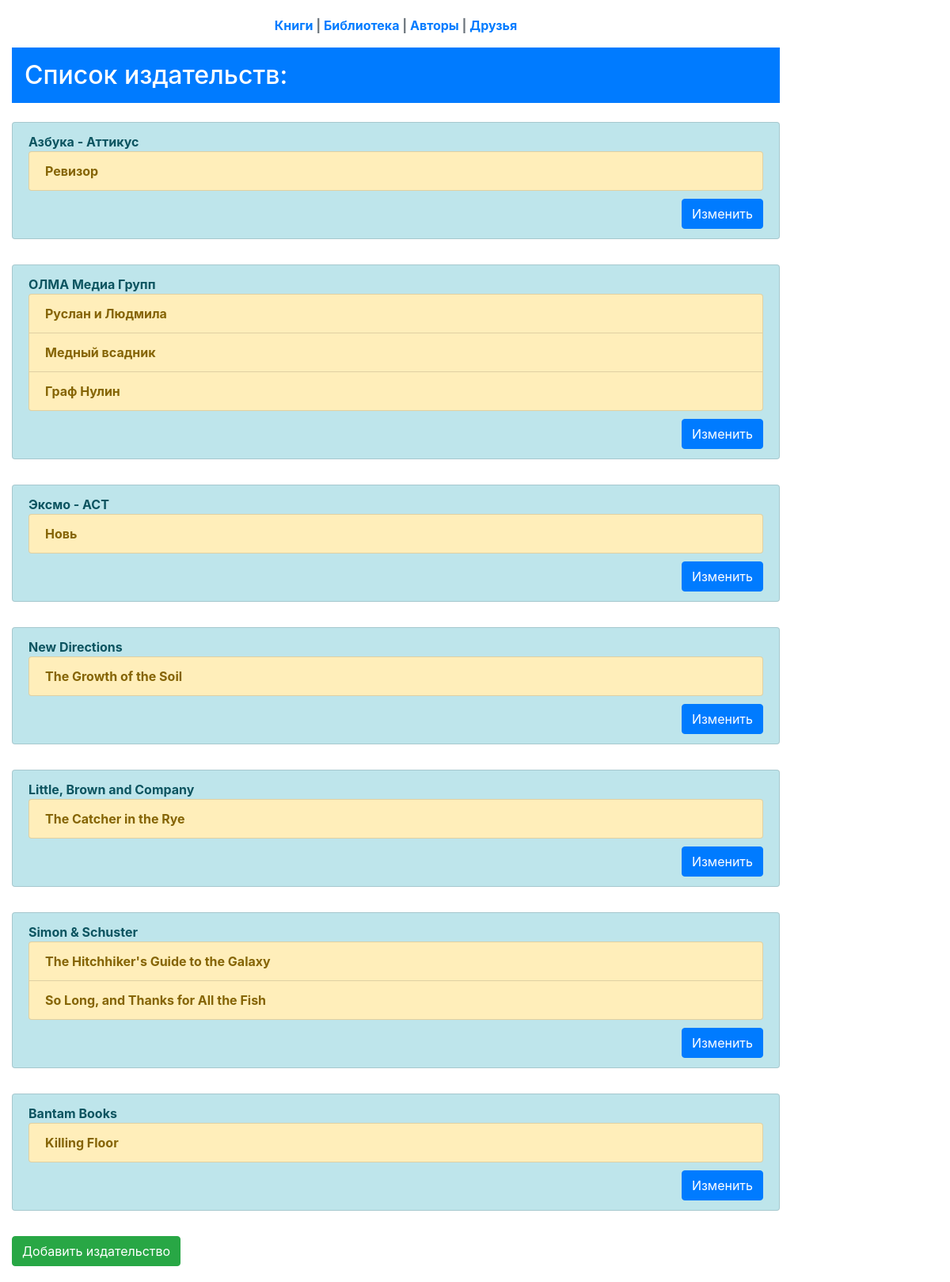
Screenshot of /publishers/ with the database file from the repository.
### p_library/models.py (models this page shows, shortened)
class Publisher(models.Model):
    name = models.TextField()

class Book(models.Model):
    ISBN = models.CharField(max_length=13)
    title = models.TextField()
    description = models.TextField()
    year_release = models.SmallIntegerField()
    author = models.ForeignKey(
        Author,
        on_delete=models.CASCADE
        )
    copy_count = models.SmallIntegerField(default=1)
    price = models.DecimalField(max_digits=6, decimal_places=2)
    publisher = models.ForeignKey(
        Publisher,
        on_delete=models.CASCADE,
        null=True,
        blank=True,
        related_name='books'
        )
    friend = models.ManyToManyField(
        Friend,
        blank=True,
        related_name='friends'
        )
    borrowed_book_count = models.SmallIntegerField(default=0)
    cover = models.ImageField(
        verbose_name='Обложка',
        upload_to='covers',
        blank=True
        )

### p_library/views.py (the view)
# urls.py: path('publishers/', views.PublisherList.as_view(), name='publisher_list'),
class PublisherList(ListView):
    model = Publisher
    template_name = 'publisher_list.html'

### templates/publisher_list.html (shortened to what this page needs)
{% extends 'base.html' %}
{% block link %}
	<div class="text-secondary text-center font-weight-bold my-3">
	    <a class="text-black-80 text-decoration-underline" href="{%url 'p_library:book_list'%}">Книги</a> |
	    <a class="text-black-80 text-decoration-underline" href="{%url 'p_library:library'%}">Библиотека</a> |
	    <a class="text-black-80 text-decoration-underline" href="{%url 'p_library:author_list'%}">Авторы</a> |
	    <a class="text-black-80 text-decoration-underline" href="{%url 'p_library:friend_list'%}">Друзья</a>
	</div>
{% endblock %}
{% block title_h2 %}Список издательств:{% endblock %}
{% block content %}
    {% for publisher in object_list %}
        <ul class="list-group font-weight-bold">
            <li class="list-group-item list-group-item-info my-3">
                {{ publisher.name }}
                <ul class="list-group">
                    {% for book in publisher.books.all %}
                        <li class="list-group-item list-group-item-warning"> {{ book.title }}</li>
                    {% endfor %}
                </ul>
                <div style="margin-top:10px;text-align:right;"><a class="btn btn-primary" href="{%url 'p_library:publisher_update' publisher.id %}">Изменить</a></div>
            </li>
        </ul>
    {% endfor %}
    <a class="btn btn-success my-3" href="{%url 'p_library:publisher_create'%}">Добавить издательство</a>
{% endblock %}

### rows the page displays
Publisher: name "Азбука - Аттикус"
Book: title "Ревизор"
Publisher: name "ОЛМА Медиа Групп"
Book: title "Руслан и Людмила"
Book: title "Медный всадник"
Book: title "Граф Нулин"
Publisher: name "Эксмо - АСТ"
Book: title "Новь"
Publisher: name "New Directions"
Book: title "The Growth of the Soil"
Publisher: name "Little, Brown and Company"
Book: title "The Catcher in the Rye"
Publisher: name "Simon & Schuster"
Book: title "The Hitchhiker's Guide to the Galaxy"
Book: title "So Long, and Thanks for All the Fish"
Publisher: name "Bantam Books"
Book: title "Killing Floor"
